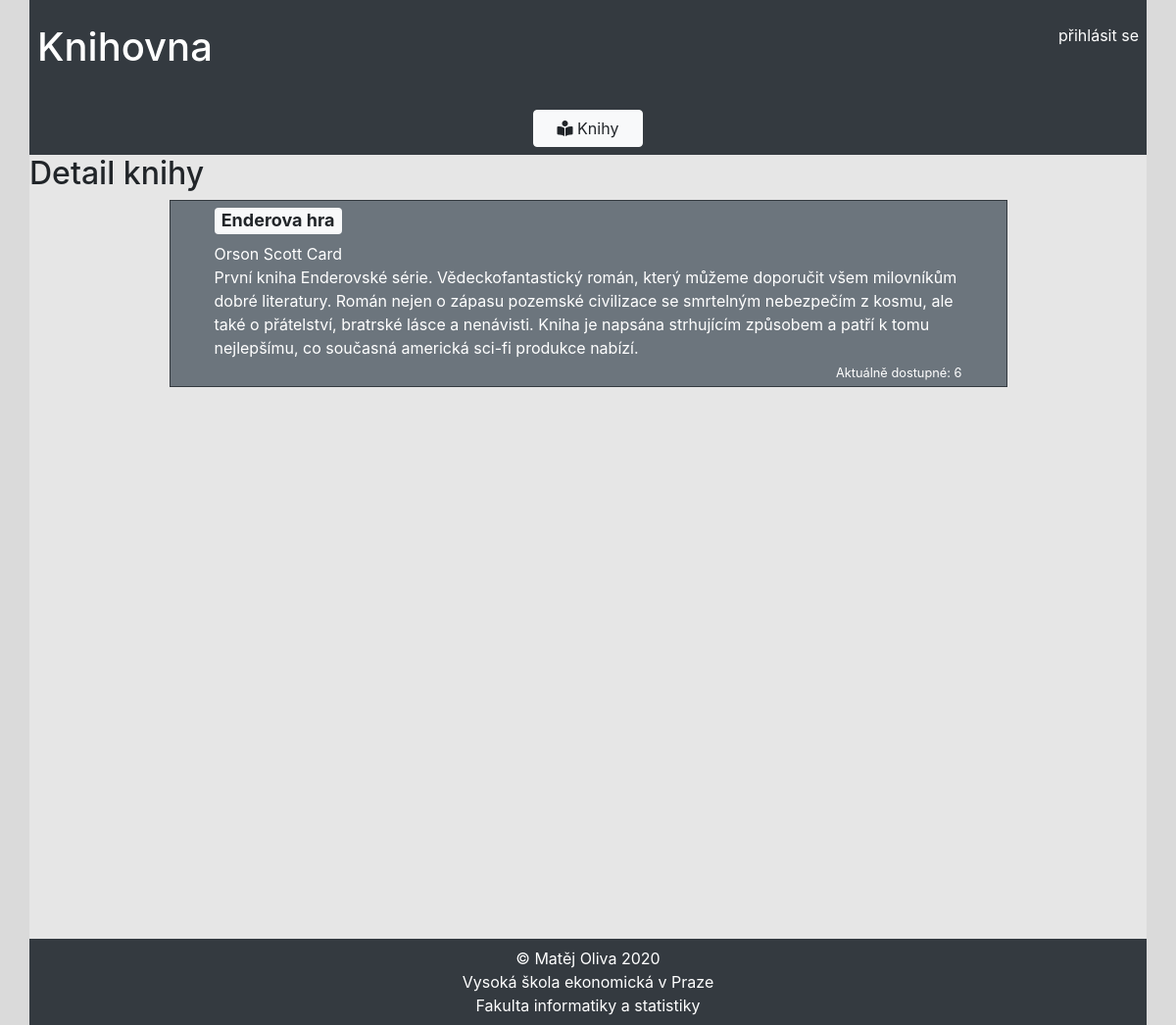
The app's page /book_detail.php?bookID=4 with its own data.
### tables this page shows
CREATE TABLE `library_books` (
  `book_id` int(11) NOT NULL,
  `name` varchar(50) NOT NULL,
  `author` varchar(50) NOT NULL,
  `max_stock` int(11) NOT NULL,
  `borrowed` int(11) NOT NULL DEFAULT 0,
  `description` text NOT NULL
);

### book_detail.php (the view, shortened to what this page needs)
<?php
    require_once 'include/user.php';
    $bookID = $_GET['bookID'];
    $query = $db->prepare(
        'SELECT library_books.*, library_books.book_id AS bookID, library_books.name AS bookName, library_books.author AS bookAuthor, library_books.max_stock AS bookMax, library_books.borrowed AS bookLoaned, library_books.description AS bookDescr
        FROM library_books
        WHERE book_id = '.$bookID.'');
    $query->execute();
    $book_list = $query->fetchAll(PDO::FETCH_ASSOC);
    include 'include/header.php';
?>
        <h2>Detail knihy</h2>
        <div class="col w-100 px-0">
            <?php
        foreach($book_list as $book){
            $availableBooks = $book['bookMax'] - $book['bookLoaned'];
            echo '<article class="col border border-dark my-1 py-1 mx-auto w-75 bg-secondary text-white">';
            echo '  <div class="container-fluid">';
            echo '      <div class="col">';
            echo '          <h4><div class="badge badge-light no_underline">'.htmlspecialchars($book['bookName']).'</div></h4>';
            echo '          <div>'.nl2br(htmlspecialchars($book['bookAuthor'])).'</div>';
            echo '          <div>'.htmlspecialchars($book['bookDescr']).'</div>';
            echo '      </div>';
            echo '      <div class="col text-right">';
            echo '          <div class="small text-white mt-1">'.'Aktuálně&nbsp;dostupné:&nbsp;'.$availableBooks.'</div>';
            echo '      </div>';
            echo '  </div>';
            echo '</article>';
        }
            ?>
        </div>
<?php
    include 'include/footer.php';
?>

### assets/css/main.css (style rules this page uses)
* { box-sizing: border-box; }
html, body { background-color: rgb(218, 218, 218); height: 100%; }

### records on screen
library_books: name "Enderova hra", author "Orson Scott Card", description "První kniha Enderovské série. Vědeckofantastický román, který můžeme doporučit všem milovníkům dobré literatury. Román nejen o zápasu pozemské civilizace se smrtelným nebezpečím z kosmu, ale také o přátelství, bratrské lásce a nenávisti. Kniha je napsána strhujícím způsobem a patří k tomu nejlepšímu, co současná americká sci-fi produkce nabízí.", max_stock "6"
